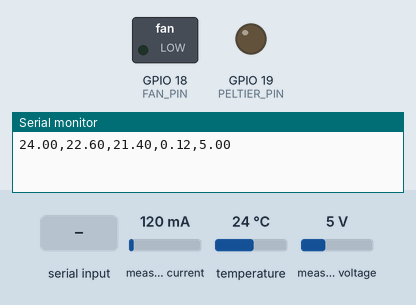
A sketch run on a simulated ESP32. On the bench: switched loads named in the sketch (green lamp = pin HIGH), output pins drawn as LEDs (lit = HIGH), the last lines printed to the serial monitor. The test bench sets the inputs (shaded band); at power-on: measured current 120 mA, temperature 24 °C, measured voltage 5 V. Random numbers use the default seed unless the sketch sets one.

Above: at 1.5 s.
1.6 s: "FAN_LOW\n" received over Serial
At 2.8 s:
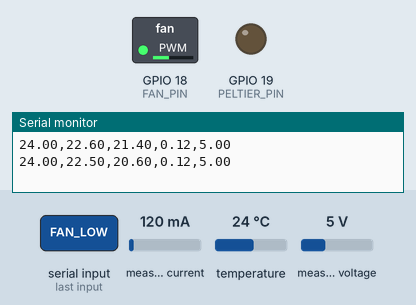
4.0 s: "FAN_HIGH\n" received over Serial
At 5.4 s:
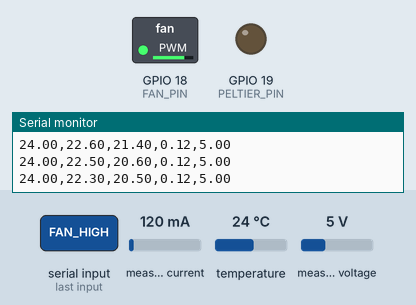
5.8 s: "PELTIER\n" received over Serial
At 6.8 s:
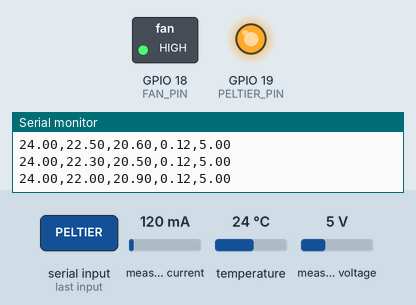
Timing chart, 0 to 8.8 s (numbered marks = the images above; inputs shaded):
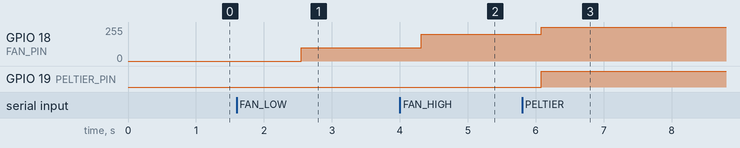

The sketch:

final_code.ino
```cpp
#include <OneWire.h>
#include <DallasTemperature.h>
#include <Wire.h>
#include <Adafruit_INA219.h>

#define ONE_WIRE_BUS  4
#define FAN_PIN       18
#define PELTIER_PIN   19

OneWire oneWire(ONE_WIRE_BUS);
DallasTemperature sensors(&oneWire);
Adafruit_INA219 ina219;

float temp1, temp2, temp3;

void setFanSpeed(int speed) {
  ledcWrite(FAN_PIN, speed);
}

void setup() {
  Serial.begin(115200);
  sensors.begin();

  if (!ina219.begin()) {
    Serial.println("INA219 not found!");
  }

  randomSeed(analogRead(0));

  ledcAttach(FAN_PIN, 5000, 8);
  ledcWrite(FAN_PIN, 0);

  pinMode(PELTIER_PIN, OUTPUT);
  digitalWrite(PELTIER_PIN, LOW);
}

void loop() {
  sensors.requestTemperatures();
  temp1 = sensors.getTempCByIndex(0);

  // Small consistent offset + tiny noise — no big random jumps
  temp2 = temp1 - 1.5 + random(-5, 5) / 10.0;
  temp3 = temp1 - 3.0 + random(-5, 5) / 10.0;

  float current = ina219.getCurrent_mA() / 1000.0;
  float voltage = ina219.getBusVoltage_V();

  Serial.print(temp1);   Serial.print(",");
  Serial.print(temp2);   Serial.print(",");
  Serial.print(temp3);   Serial.print(",");
  Serial.print(current); Serial.print(",");
  Serial.println(voltage);

  if (Serial.available()) {
    String command = Serial.readStringUntil('\n');
    command.trim();

    if (command == "OFF") {
      setFanSpeed(0);
      digitalWrite(PELTIER_PIN, LOW);
    }
    else if (command == "FAN_LOW") {
      setFanSpeed(100);
      digitalWrite(PELTIER_PIN, LOW);
    }
    else if (command == "FAN_HIGH") {
      setFanSpeed(200);
      digitalWrite(PELTIER_PIN, LOW);
    }
    else if (command == "PELTIER") {
      setFanSpeed(255);
      digitalWrite(PELTIER_PIN, HIGH);
    }
    else {
      setFanSpeed(0);
      digitalWrite(PELTIER_PIN, LOW);
    }
  }

  delay(1000);
}
```

Measured:
- after the input at 1.6 s, GPIO 18 (FAN_PIN): 0/255 → 100/255 after 0.95 s
- after the input at 4.0 s, GPIO 18 (FAN_PIN): 100/255 → 199/255 after 0.32 s
- after the input at 5.8 s, GPIO 18 (FAN_PIN): 199/255 → 255/255 after 0.28 s; GPIO 19 (PELTIER_PIN): LOW → HIGH after 0.28 s
